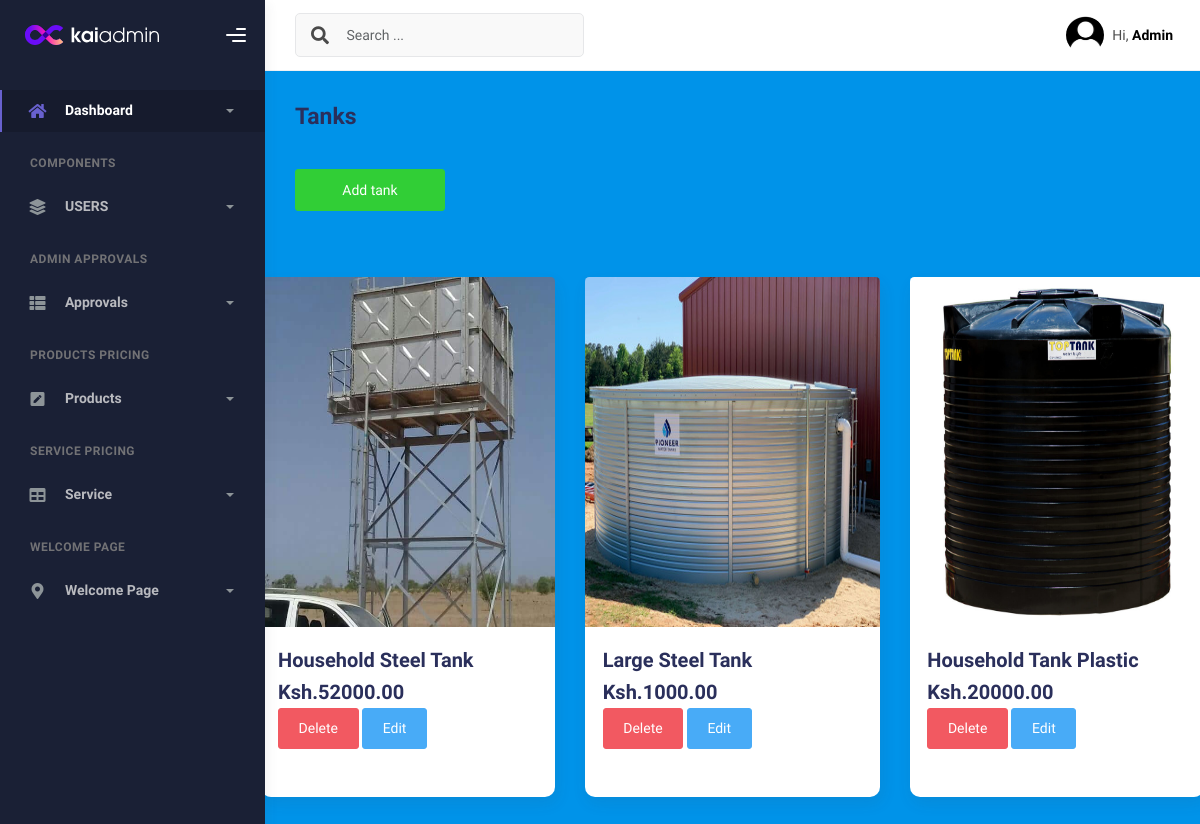
Page /tank on the committed database.
### admins/models.py (models this page shows, shortened)
class Tank(models.Model):
    tank_choices = [
        ('Household Tank Plastic', 'Household Tank Plastic'),
        ('Household Steel Tank', 'Household Steel Tank'),
        ('Large Steel Tank', 'Large Steel Tank')
    ]
    tank = models.CharField(max_length=100, choices=tank_choices)
    cost = models.DecimalField(max_digits=10, decimal_places=2)
    tank_photo = models.ImageField(upload_to='uploads/tanks', default='uploads/tanks/tank.jpg')

### custom_admin/views.py (the view)
# urls.py: path('tank', views.tank, name='tank'),
def tank(request):
    tnk = Tank.objects.all()
    return render(request, 'admincustom/tanks.html', {'tnk': tnk})

### custom_admin/templates/admincustom/tanks.html (shortened to what this page needs)
{% load static %}
<!DOCTYPE html>
<html lang="en">
<head>
    <link href="https://cdn.jsdelivr.net/npm/bootstrap-icons/font/bootstrap-icons.css" rel="stylesheet">
    <link href="https://cdn.jsdelivr.net/npm/bootstrap@5.3.3/dist/css/bootstrap.min.css" rel="stylesheet"
>
    <link rel="stylesheet" href="{% static 'assets/css/bootstrap.min.css' %}"/>
    <link rel="stylesheet" href="{% static 'assets/css/plugins.min.css' %}"/>
    <link rel="stylesheet" href="{% static 'assets/css/kaiadmin.min.css' %}"/>
</head>
<body>
<div class="wrapper">
    <div class="sidebar" data-background-color="dark">
        <div class="sidebar-logo">
            <div class="logo-header" data-background-color="dark">
                <a href="/custo" class="logo">
                    <img
                            src="{% static 'assets/img/kaiadmin/logo_light.svg' %}"
                            alt="navbar brand"
                            class="navbar-brand"
                            height="20"
                    />
                </a>
                <div class="nav-toggle">
                    <button class="btn btn-toggle toggle-sidebar">
                        <i class="gg-menu-right"></i>
                    </button>
                </div>
            </div>
        </div>
        <div class="sidebar-wrapper scrollbar scrollbar-inner">
            <div class="sidebar-content">
                <ul class="nav nav-secondary">
                    <li class="nav-item active">
                        <a
                                data-bs-toggle="collapse"
                                href="#dashboard"
                                class="collapsed"
                                aria-expanded="false"
                        >
                            <i class="fas fa-home"></i>
                            <p>Dashboard</p>
                            <span class="caret"></span>
                        </a>
                    </li>
                    <li class="nav-section">
                        <h4 class="text-section">Components</h4>
                    </li>
                    <li class="nav-item">
                        <a data-bs-toggle="collapse" href="#base">
                            <i class="fas fa-layer-group"></i>
                            <p>USERS</p>
                            <span class="caret"></span>
                        </a>
                    </li>
                    <li class="nav-section">
                        <h4 class="text-section">ADMIN APPROVALS</h4>
                    </li>
                    <li class="nav-item">
                        <a data-bs-toggle="collapse" href="#sidebarLayouts">
                            <i class="fas fa-th-list"></i>
                            <p>Approvals</p>
                            <span class="caret"></span>
                        </a>
                    </li>
                    <li class="nav-section">
                        <h4 class="text-section">PRODUCTS PRICING</h4>
                    </li>
                    <li class="nav-item">
                        <a data-bs-toggle="collapse" href="#forms">
                            <i class="fas fa-pen-square"></i>
                            <p>Products</p>
                            <span class="caret"></span>
                        </a>
                    </li>
                    <li class="nav-section">
                        <h4 class="text-section">SERVICE PRICING</h4>
                    </li>
                    <li class="nav-item">
                        <a data-bs-toggle="collapse" href="#tables">
                            <i class="fas fa-table"></i>
                            <p>Service</p>
                            <span class="caret"></span>
                        </a>
                    </li>
                    <li class="nav-section">
                        <h4 class="text-section">WELCOME PAGE</h4>
                    </li>
                    <li class="nav-item">
                        <a data-bs-toggle="collapse" href="#maps">
                            <i class="fas fa-map-marker-alt"></i>
                            <p>Welcome Page</p>
                            <span class="caret"></span>
                        </a>
                    </li>
                </ul>
            </div>
        </div>
    </div>
    <div class="main-panel">
        <div class="main-header">
            <nav
                    class="navbar navbar-header navbar-header-transparent navbar-expand-lg border-bottom"
            >
                <div class="container-fluid">
                    <nav
                            class="navbar navbar-header-left navbar-expand-lg navbar-form nav-search p-0 d-none d-lg-flex"
                    >
                        <div class="input-group">
                            <div class="input-group-prepend">
                                <button type="submit" class="btn btn-search pe-1">
                                    <i class="fa fa-search search-icon"></i>
                                </button>
                            </div>
                            <input
                                    type="text"
                                    placeholder="Search ..."
                                    class="form-control"
                            />
                        </div>
                    </nav>
                    <ul class="navbar-nav topbar-nav ms-md-auto align-items-center">
                        <li class="nav-item topbar-user dropdown hidden-caret">
                            <a
                                    class="dropdown-toggle profile-pic"
                                    data-bs-toggle="dropdown"
                                    href="#"
                                    aria-expanded="false"
                            >
                                <div class="avatar-sm">
                                    <img
                                            src="{% static 'assets/img/profile4.jpg' %}"
                                            alt="..."
                                            class="avatar-img rounded-circle"
                                    />
                                </div>
                                <span class="profile-username">
                      <span class="op-7">Hi,</span>
                      <span class="fw-bold">Admin</span>
                    </span>
                            </a>
                        </li>
                    </ul>
                </div>
            </nav>
        </div>
        <div class="container" style="background-color: #0093E9">
            <div class="page-inner">
                <div
                        class="d-flex align-items-left align-items-md-center flex-column flex-md-row pt-2 pb-4"
                >
                    <div>
                        <h3 class="fw-bold mb-3">Tanks</h3>
                    </div>
                </div>
                <div class="row">
                    <a href="/add_tank">
                        <button type="submit" class="btn btn-success" style="width: 150px">Add tank</button>
                    </a>
                </div>
            </div>
            <div class="row">
                <div class="container my-5">
                    <div class="row row-cols-1 row-cols-md-3 g-4">
                        {% for tn in tnk %}
                            <div class="col">
                                <div class="card h-100">
                                    <img src="/media/{{ tn.tank_photo }}" class="card-img-top" alt="" height="350">
                                    <div class="card-body">
                                        <h8 class="card-title">{{ tn.tank }}</h8>
                                        <h6 class="card-title">Ksh.{{ tn.cost }} </h6>
                                        <a href="/delete_tank/{{ tn.id }}">
                                            <button type="submit" class="btn btn-danger">Delete</button>
                                        </a>
                                        <a href="/edit_tank/{{ tn.id }}">
                                            <button type="submit" class="btn btn-info">Edit</button>
                                        </a>
                                    </div>
                                </div>
                            </div>{% endfor %}
                    </div>
                </div>
            </div>
        </div>
    </div>
</div>
</body>
</html>

### rows in the picture
Tank: tank_photo (picture), tank "Household Steel Tank", cost "52000.00"
Tank: tank_photo (picture), tank "Large Steel Tank", cost "1000.00"
Tank: tank_photo (picture), tank "Household Tank Plastic", cost "20000.00"
